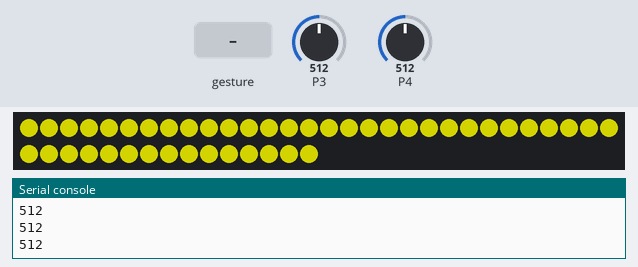
Simulated run of this program. Board: BBC micro:bit (MakeCode). On the bench: 45 RGB LEDs in strip order, left to right, continuing on the next row, the last lines printed to the serial console. Inputs (shaded band) come from the test bench; at power-on: P4 = 512, P3 = 512 (analog values on the 0–1023 scale). Dim RGB values are drawn brighter than linear.

Above: at 1.2 s.
1.3 s: sound turns loud
At 4.0 s:
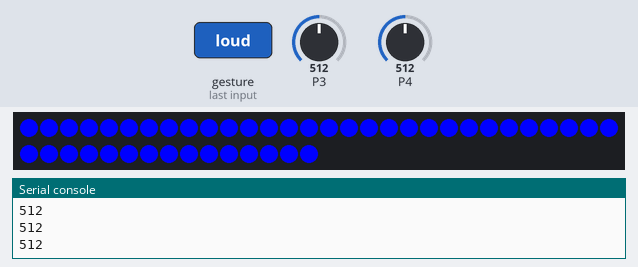
4.2 s: P4 set to 988
5.7 s: P4 set to 1012
8.7 s: sound turns loud
At 10.19 s:
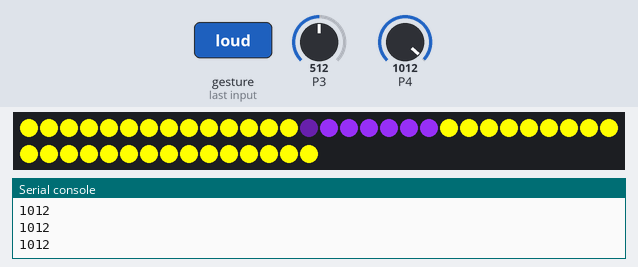
11.7 s: sound turns loud
At 12.55 s:
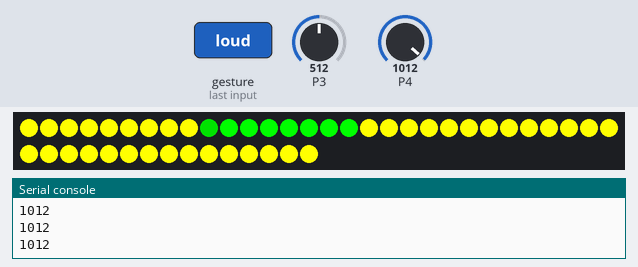
14.7 s: P3 set to 1010
At 16.3 s:
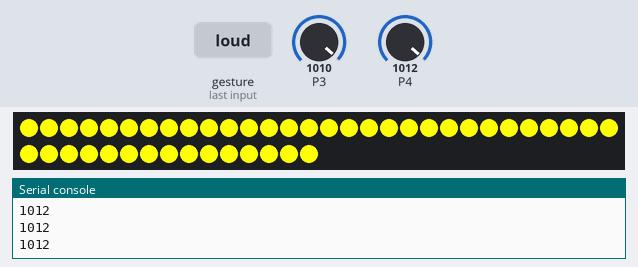

Measured:
- after the input at 1.3 s, the LEDs: first change at once (image 1 shows a later state)
- after the input at 8.7 s, the LEDs: first change at once (image 2 shows a later state)
- after the input at 11.7 s, the LEDs: first change at once (image 3 shows a later state)

The program:

main.ts
```typescript
input.onSound(DetectedSound.Loud, function () {
    strip = neopixel.create(DigitalPin.P13, 45, NeoPixelMode.RGB)
    strip.showRainbow(1, 360)
    strip.setBrightness(255)
    strip.show()
    basic.pause(500)
    for (let index = 0; index <= 45; index++) {
        strip.setPixelColor(index, neopixel.colors(NeoPixelColors.Green))
        strip.setBrightness(255)
        strip.show()
        basic.pause(11)
    }
    for (let index = 0; index <= 45; index++) {
        strip.setPixelColor(index, neopixel.colors(NeoPixelColors.Violet))
        strip.setBrightness(255)
        strip.show()
        basic.pause(11)
    }
    for (let index = 0; index <= 45; index++) {
        strip.setPixelColor(index, neopixel.colors(NeoPixelColors.Blue))
        strip.setBrightness(255)
        strip.show()
        basic.pause(11)
    }
})
input.onSound(DetectedSound.Quiet, function () {
    strip = neopixel.create(DigitalPin.P13, 45, NeoPixelMode.RGB)
    strip.showColor(neopixel.colors(NeoPixelColors.Yellow))
    strip.setBrightness(255)
    strip.show()
    basic.pause(100)
})
let ttt = 0
let strip: neopixel.Strip = null
strip = neopixel.create(DigitalPin.P13, 45, NeoPixelMode.RGB)
strip.showColor(neopixel.colors(NeoPixelColors.Yellow))
strip.setBrightness(255)
basic.forever(function () {
    serial.writeNumber(pins.analogReadPin(AnalogPin.P4))
    serial.writeLine("")
    if (pins.analogReadPin(AnalogPin.P3) >= 1000) {
        strip.showColor(neopixel.colors(NeoPixelColors.Yellow))
        strip.setBrightness(255)
        strip.show()
        basic.pause(100)
    } else {
        if (pins.analogReadPin(AnalogPin.P4) > 1000) {
            for (let index = 0; index <= 5; index++) {
                ttt = 5 - index
                strip.showColor(neopixel.colors(NeoPixelColors.Yellow))
                strip.setBrightness(ttt * 55)
                strip.show()
                basic.pause(100)
            }
        }
    }
})
```

test.ts
```typescript
// 테스트는 여기로 이동합니다; 이 패키지가 확장으로 사용될 때 컴파일되지 않을 것 입니다.
```
